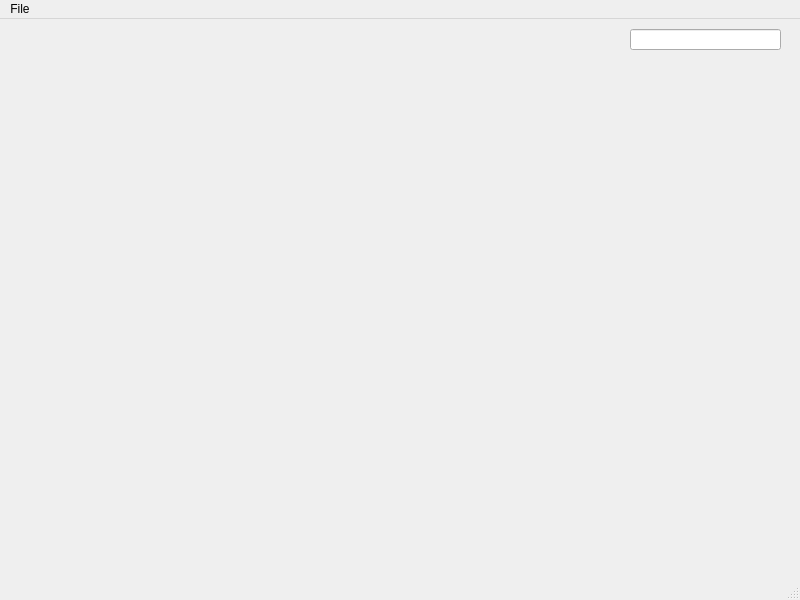
<?xml version="1.0" encoding="UTF-8"?>
<ui version="4.0">
 <class>ProfilePage</class>
 <widget class="QMainWindow" name="ProfilePage">
  <property name="geometry">
   <rect>
    <x>0</x>
    <y>0</y>
    <width>800</width>
    <height>600</height>
   </rect>
  </property>
  <property name="windowTitle">
   <string>MainWindow</string>
  </property>
  <widget class="QWidget" name="centralwidget">
   <widget class="QLineEdit" name="lineEdit">
    <property name="geometry">
     <rect>
      <x>630</x>
      <y>10</y>
      <width>151</width>
      <height>21</height>
     </rect>
    </property>
    <property name="text">
     <string/>
    </property>
   </widget>
  </widget>
  <widget class="QMenuBar" name="menubar">
   <property name="geometry">
    <rect>
     <x>0</x>
     <y>0</y>
     <width>800</width>
     <height>22</height>
    </rect>
   </property>
   <widget class="QMenu" name="menuFile">
    <property name="title">
     <string>File</string>
    </property>
    <addaction name="actionOption_1"/>
    <addaction name="actionOption_2"/>
    <addaction name="actionOption_3"/>
    <addaction name="actionOption_4"/>
   </widget>
   <addaction name="menuFile"/>
  </widget>
  <widget class="QStatusBar" name="statusbar"/>
  <action name="actionOption_1">
   <property name="text">
    <string>Browse Bugs</string>
   </property>
  </action>
  <action name="actionOption_2">
   <property name="text">
    <string>Generate report</string>
   </property>
  </action>
  <action name="actionOption_3">
   <property name="text">
    <string>Option 3</string>
   </property>
  </action>
  <action name="actionOption_4">
   <property name="text">
    <string>Option 4</string>
   </property>
  </action>
 </widget>
 <resources/>
 <connections/>
</ui>
